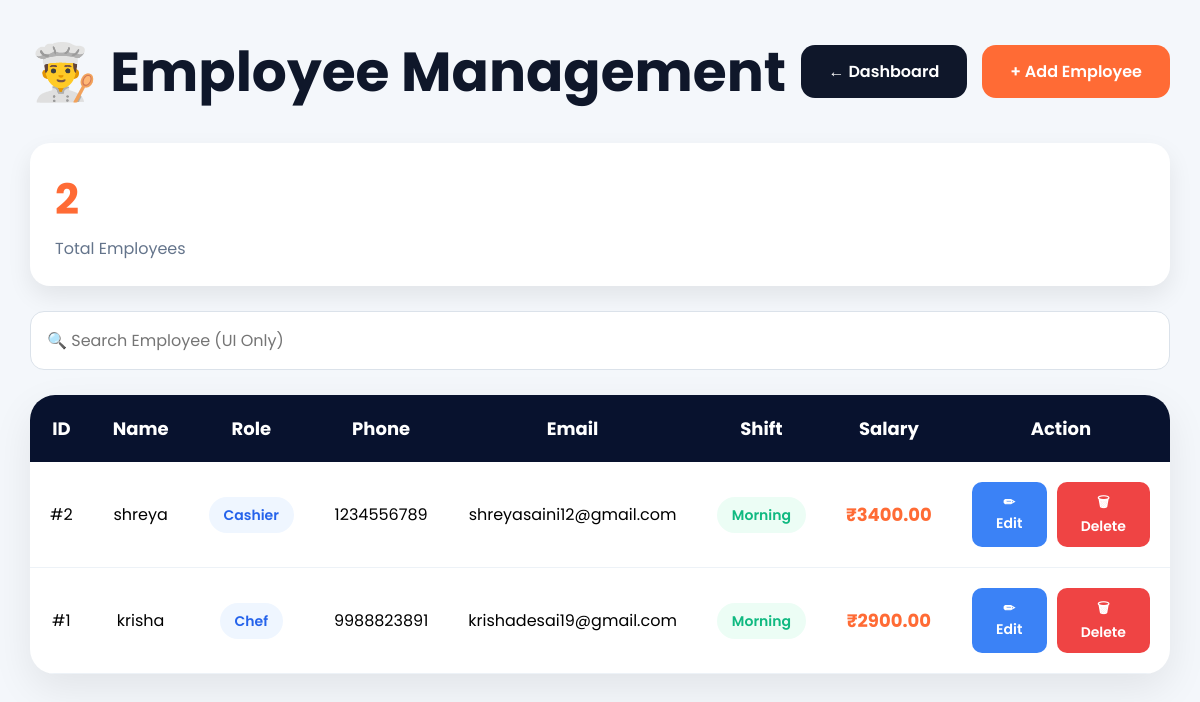
/employees/, run on the app's committed database.
### employees/models.py (models this page shows, shortened)
class Employee(models.Model):
    ROLE_CHOICES = [
        ('Chef', 'Chef'),
        ('Waiter', 'Waiter'),
        ('Manager', 'Manager'),
        ('Cashier', 'Cashier'),
    ]
    SHIFT_CHOICES = [
        ('Morning', 'Morning'),
        ('Evening', 'Evening'),
        ('Night', 'Night'),
    ]
    name = models.CharField(max_length=100)
    role = models.CharField(
        max_length=20,
        choices=ROLE_CHOICES
    )
    salary = models.DecimalField(
        max_digits=10,
        decimal_places=2
    )
    phone = models.CharField(
        max_length=15
    )
    email = models.EmailField()
    shift = models.CharField(
        max_length=20,
        choices=SHIFT_CHOICES
    )
    joining_date = models.DateField(
        auto_now_add=True
    )

### employees/views.py (the view)
# urls.py: path('', views.employee_list, name='employee_list'),
def employee_list(request):
    employees = Employee.objects.all().order_by('-id')
    return render(
        request,
        'employees/employee_list.html',
        {
            'employees': employees
        }
    )

### templates/employees/employee_list.html (shortened to what this page needs)
<!DOCTYPE html>
<html>
<head>
</head>
<body>
<div class="container">
<div class="header">
<h1 class="title">
👨‍🍳 Employee Management
</h1>
<div class="actions">
<a href="/dashboard/" class="btn dashboard-btn">
← Dashboard
</a>
<a href="{% url 'add_employee' %}" class="btn add-btn">
+ Add Employee
</a>
</div>
</div>
<div class="stats-card">
<h2>{{ employees.count }}</h2>
<p>Total Employees</p>
</div>
<div class="search-box">
<input type="text" placeholder="🔍 Search Employee (UI Only)">
</div>
{% if employees %}
<div class="table-card">
<table>
<thead>
<tr>
<th>ID</th>
<th>Name</th>
<th>Role</th>
<th>Phone</th>
<th>Email</th>
<th>Shift</th>
<th>Salary</th>
<th>Action</th>
</tr>
</thead>
<tbody>
{% for employee in employees %}
<tr>
<td>#{{ employee.id }}</td>
<td>{{ employee.name }}</td>
<td>
<span class="role">
{{ employee.role }}
</span>
</td>
<td>{{ employee.phone }}</td>
<td>{{ employee.email }}</td>
<td>
<span class="shift">
{{ employee.shift }}
</span>
</td>
<td class="salary">
₹{{ employee.salary }}
</td>
<td>
<div class="action-buttons">
<a href="{% url 'edit_employee' employee.id %}"
class="edit-btn">
✏ Edit
</a>
<a href="{% url 'delete_employee' employee.id %}"
class="delete-btn">
🗑 Delete
</a>
</div>
</td>
</tr>
{% endfor %}
</tbody>
</table>
</div>
{% else %}
<div class="empty">
👨‍🍳 No Employees Added Yet
</div>
{% endif %}
</div>
</body>
</html>

### templates/employees/employee_list.html (style rules this page uses)
* { margin:0; padding:0; box-sizing:border-box; font-family:'Poppins',sans-serif; }
body { background:#f4f7fb; padding:30px; }
.container { max-width:1400px; margin:auto; }
.header { display:flex; justify-content:space-between; align-items:center; margin-bottom:30px; }
.title { font-size:55px; font-weight:700; color:#0f172a; }
.actions { display:flex; gap:15px; }
.btn { text-decoration:none; padding:14px 28px; border-radius:14px; font-weight:600; transition:.3s; }
.dashboard-btn { background:#0f172a; color:white; }
.add-btn { background:#ff6b35; color:white; }
.stats-card { background:white; border-radius:20px; padding:25px; margin-bottom:25px; box-shadow:0 10px 25px rgba(0,0,0,.08); }
.stats-card h2 { color:#ff6b35; font-size:42px; }
.stats-card p { color:#64748b; margin-top:5px; }
.search-box { margin-bottom:25px; }
.search-box input { width:100%; padding:16px; border:1px solid #dbe2ea; border-radius:14px; outline:none; font-size:16px; }
.table-card { background:white; border-radius:25px; overflow:hidden; box-shadow:0 15px 40px rgba(0,0,0,.08); }
table { width:100%; border-collapse:collapse; }
thead { background:#08122e; color:white; }
th { padding:20px; text-align:center; font-size:18px; }
td { padding:20px; text-align:center; border-bottom:1px solid #edf2f7; }
.role { background:#eff6ff; color:#2563eb; padding:8px 15px; border-radius:30px; font-size:14px; font-weight:600; }
.shift { background:#ecfdf5; color:#10b981; padding:8px 15px; border-radius:30px; font-size:14px; font-weight:600; }
.salary { color:#ff6b35; font-weight:700; font-size:18px; }
.action-buttons { display:flex; justify-content:center; gap:10px; }
.edit-btn { text-decoration:none; background:#3b82f6; color:white; padding:10px 18px; border-radius:10px; font-size:14px; font-weight:600; }
.delete-btn { text-decoration:none; background:#ef4444; color:white; padding:10px 18px; border-radius:10px; font-size:14px; font-weight:600; }

### data on the page
Employee: id "2", name "shreya", role "Cashier", phone "1234556789", email "shreyasaini12@gmail.com", shift "Morning", salary "3400.00"
Employee: id "1", name "krisha", role "Chef", phone "9988823891", email "krishadesai19@gmail.com", shift "Morning", salary "2900.00"

### other printed values
{{ employees.count }} "2"
